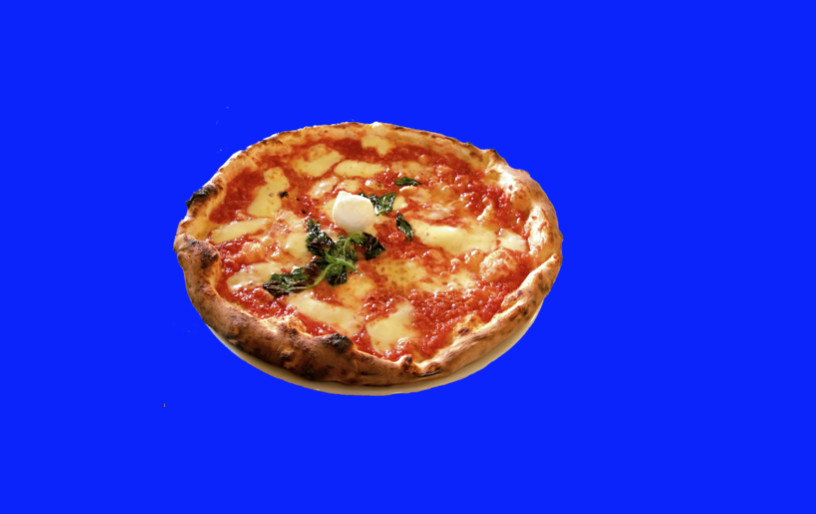
#> input picture Week 1/images/pizza_bluescreen.jpg, 816 x 514 px
$ jupyter execute --allow-errors 'Color Thresholding.ipynb'
#> lines starting #> are read from the running program, lines starting #| are printed output that depends on the picture; after the words box and inside, x2 and y2 are one past the last pixel; in counts of white or black regions, pixels touching at a corner belong together
[cell 1]
import matplotlib.pyplot as plt
import numpy as np
import cv2

[cell 2]
# Reading image
image = cv2.imread('images/pizza_bluescreen.jpg')
#> image is the input picture: shape (514, 816, 3); mean B, G, R 214.8, 51.2, 44.9

[cell 3]
print("The image is {} with dimension {}".format(type(image), image.shape))
#| The image is <class 'numpy.ndarray'> with dimension (514, 816, 3)

[cell 4]
plt.imshow(image)

[cell 5]
image_copy = np.copy(image)
image_copy = cv2.cvtColor(image_copy, cv2.COLOR_BGR2RGB)
plt.imshow(image_copy)

[cell 6]
# Color threshold
lower_blue = np.array([0, 0, 230])
upper_blue = np.array([50, 50, 255])

# Mask
mask = cv2.inRange(image_copy, lower_blue, upper_blue)
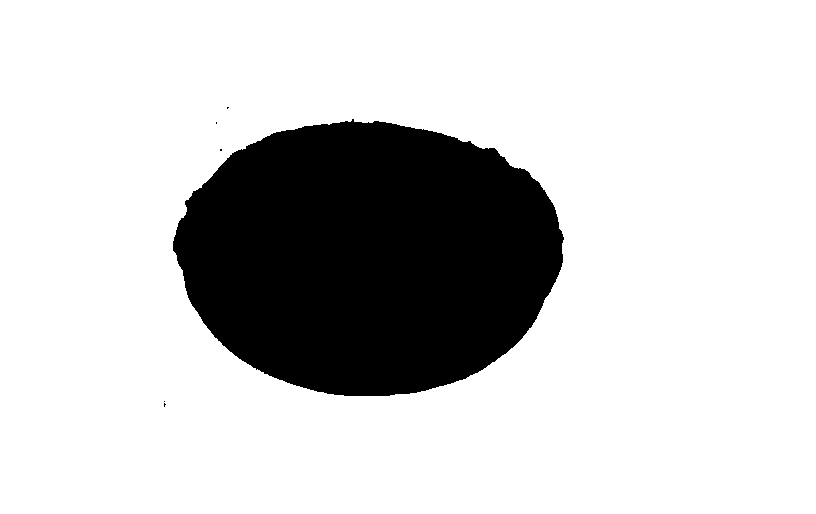
#> mask: shape (514, 816); 80.1% white; 6 black regions (5 under 20 px), largest, box (x1, y1, x2, y2) and area: (173, 119, 564, 396) 83426
plt.imshow(mask, cmap ='gray')

[cell 7]
masked_image = np.copy(image_copy)
masked_image[mask!=0] = [0, 0, 0]
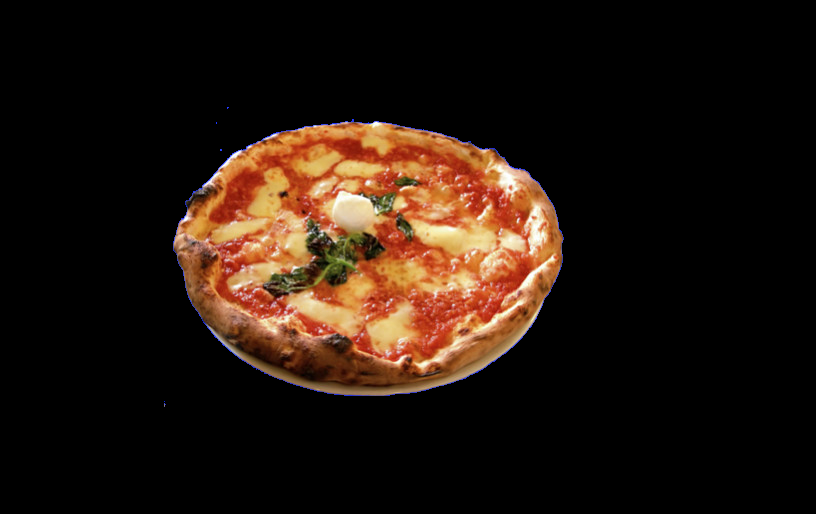
#> masked_image: shape (514, 816, 3); mean R, G, B 36.1, 22.4, 13.7
plt.imshow(masked_image)

[cell 8]
#  add background
background_image = cv2.imread('images/space_background.jpg')
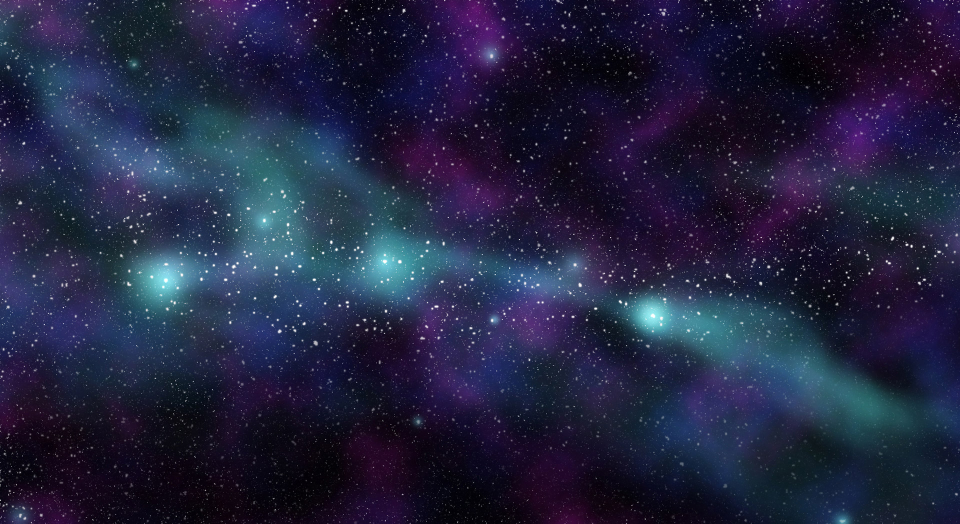
#> input picture Week 1/images/space_background.jpg, 1920 x 1047 px (shown at 1/2 size)
#> background_image is the input picture: shape (1047, 1920, 3); mean B, G, R 64, 35.9, 33.2
background_image = cv2.cvtColor(background_image, cv2.COLOR_BGR2RGB)

# CROP
croped_back = background_image[0:514, 0:816]
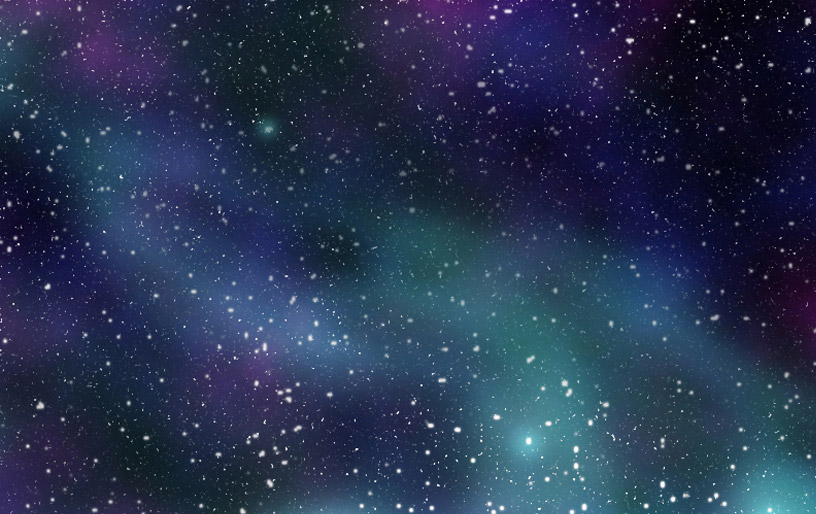
#> croped_back: shape (514, 816, 3); mean R, G, B 38.4, 51.7, 80

# mask
croped_back[mask == 0] =[0, 0, 0]
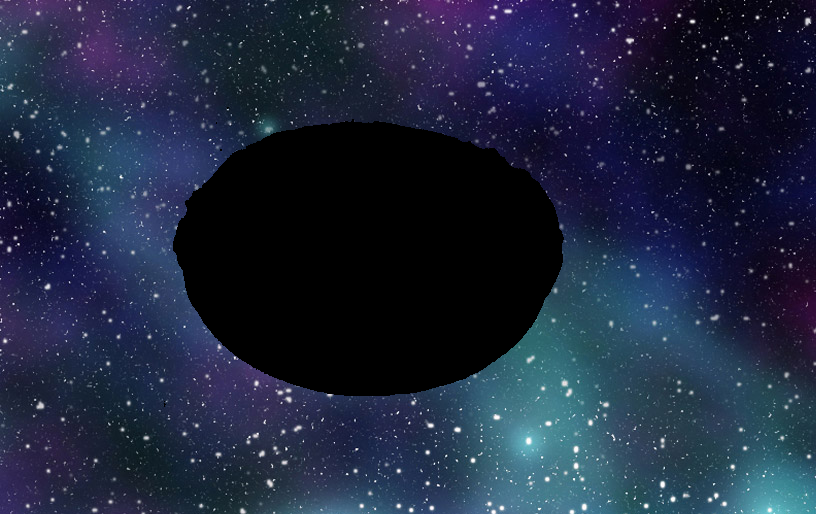
#> croped_back: shape (514, 816, 3); 19.89% of pixels changed, all inside (x1, y1, x2, y2) = (164, 107, 564, 407)
plt.imshow(croped_back)

[cell 9]
new_image = croped_back + masked_image
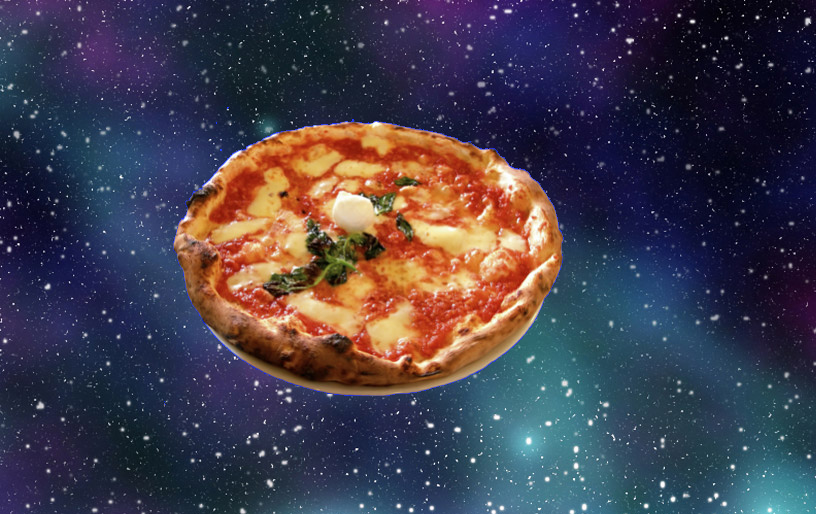
#> new_image: shape (514, 816, 3); mean R, G, B 66.1, 61.3, 75.4
plt.imshow(new_image)

#> (a cell that did not finish here is left out)

[cell 11]
# COLOR THRESHOLD
lower_green = np.array([0, 150, 20])
upper_green = np.array([250, 255, 255])

[cell 12]
# Define the masked area
mask = cv2.inRange(image, lower_green, upper_green)
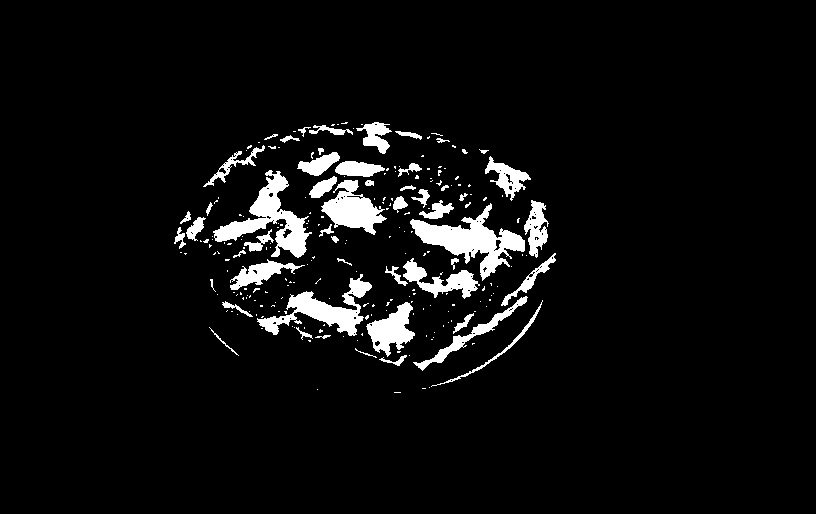
#> mask: shape (514, 816); 5.4% white; 230 white regions (178 under 20 px), largest, box (x1, y1, x2, y2) and area: (410, 203, 525, 281) 3080, (213, 170, 312, 258) 2771, (257, 274, 372, 336) 2284

# Vizualize the mask
plt.imshow(mask, cmap='gray')

[cell 13]
# Mask the image to let the car show through
masked_image = np.copy(image)

masked_image[mask != 0] = [0, 0, 0]
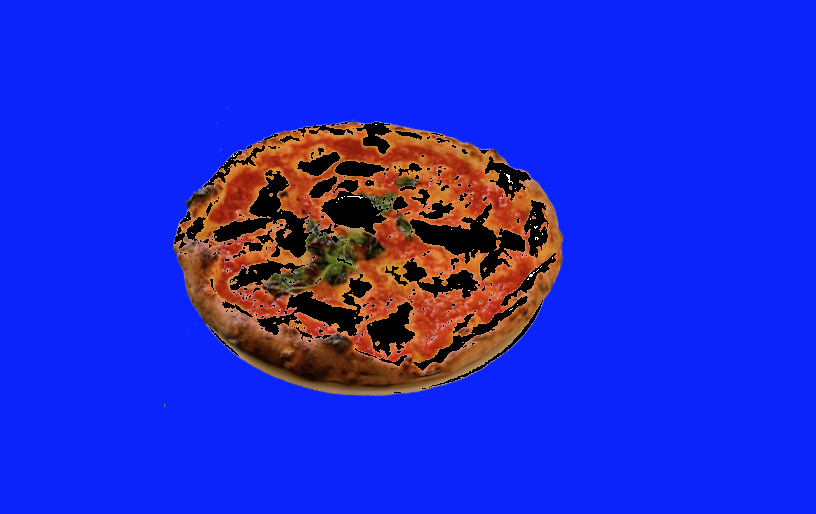
#> masked_image: shape (514, 816, 3); 5.4% of pixels changed, all inside (x1, y1, x2, y2) = (174, 122, 556, 393)

# Display it!
plt.imshow(masked_image)

[cell 14]
background_image = cv2.imread('images/sky.jpg')
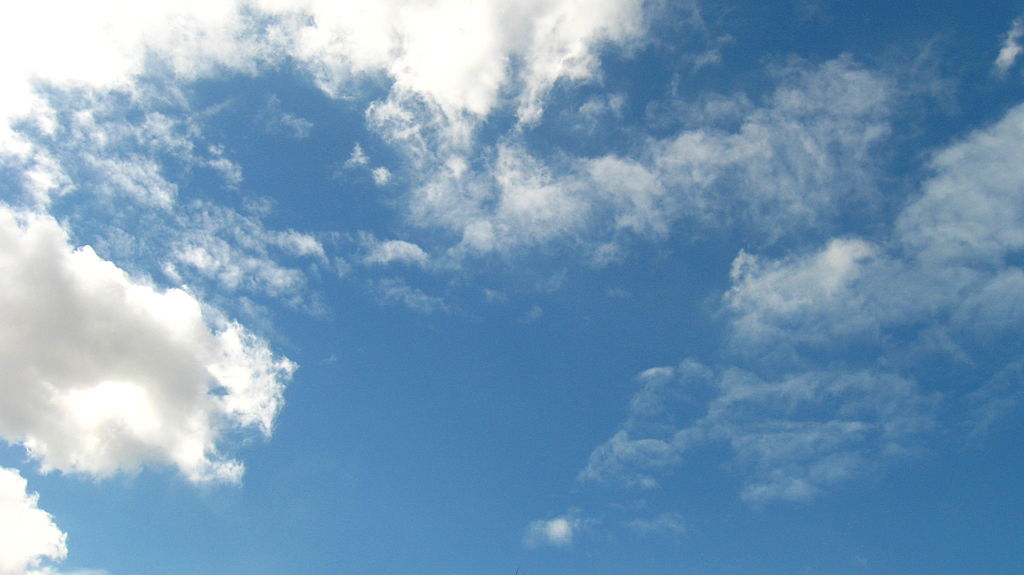
#> input picture Week 1/images/sky.jpg, 1024 x 575 px
#> background_image is the input picture: shape (575, 1024, 3); mean B, G, R 184.6, 154.6, 119
background_image = cv2.cvtColor(background_image, cv2.COLOR_BGR2RGB)

crop_background = background_image[0:450, 0:660]
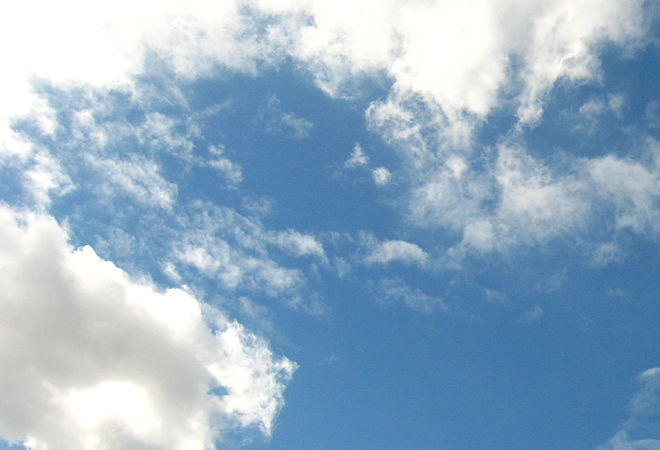
#> crop_background: shape (450, 660, 3); mean R, G, B 148, 175.1, 198.1


#> (the rest of this cell did not finish here and is left out)
